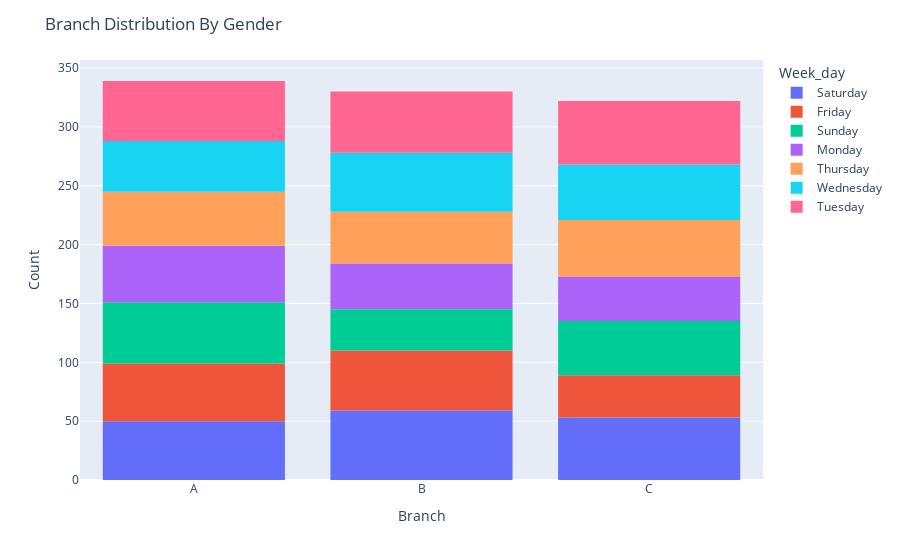

Notebook cell for this chart:
### Code cell
fig = px.histogram(df,x='Branch',color='Week_day')
fig.update_layout(
    title="Branch Distribution By Gender",
    xaxis=dict(title="Branch"),
    yaxis=dict(title="Count")
)
fig.show()

### Figure 1 — Plotly figure (JSON) as saved in the notebook; plotly's stock layout.template omitted (floating-point values rounded to 4 significant figures; data arrays with more than 128 entries replaced by an {"elided": "..."} marker saying what was removed)
{"data": [{"alignmentgroup": "True", "bingroup": "x", "hovertemplate": "Week_day=Saturday<br>Branch=%{x}<br>count=%{y}<extra></extra>", "legendgroup": "Saturday", "marker": {"color": "#636efa", "pattern": {"shape": ""}}, "name": "Saturday", "offsetgroup": "Saturday", "orientation": "v", "showlegend": true, "type": "histogram", "x": {"elided": "162 str values"}, "xaxis": "x", "yaxis": "y"}, {"alignmentgroup": "True", "bingroup": "x", "hovertemplate": "Week_day=Friday<br>Branch=%{x}<br>count=%{y}<extra></extra>", "legendgroup": "Friday", "marker": {"color": "#EF553B", "pattern": {"shape": ""}}, "name": "Friday", "offsetgroup": "Friday", "orientation": "v", "showlegend": true, "type": "histogram", "x": {"elided": "136 str values"}, "xaxis": "x", "yaxis": "y"}, {"alignmentgroup": "True", "bingroup": "x", "hovertemplate": "Week_day=Sunday<br>Branch=%{x}<br>count=%{y}<extra></extra>", "legendgroup": "Sunday", "marker": {"color": "#00cc96", "pattern": {"shape": ""}}, "name": "Sunday", "offsetgroup": "Sunday", "orientation": "v", "showlegend": true, "type": "histogram", "x": {"elided": "133 str values"}, "xaxis": "x", "yaxis": "y"}, {"alignmentgroup": "True", "bingroup": "x", "hovertemplate": "Week_day=Monday<br>Branch=%{x}<br>count=%{y}<extra></extra>", "legendgroup": "Monday", "marker": {"color": "#ab63fa", "pattern": {"shape": ""}}, "name": "Monday", "offsetgroup": "Monday", "orientation": "v", "showlegend": true, "type": "histogram", "x": ["C", "A", "A", "A", "B", "C", "B", "B", "C", "C", "B", "C", "C", "C", "C", "A", "A", "C", "C", "A", "B", "C", "A", "C", "B", "C", "C", "B", "A", "B", "C", "A", "A", "B", "A", "B", "C", "A", "A", "A", "C", "A", "C", "C", "A", "A", "C", "B", "A", "A", "B", "C", "B", "C", "C", "A", "C", "A", "A", "B", "A", "A", "B", "B", "B", "B", "A", "C", "A", "A", "A", "C", "A", "A", "B", "C", "B", "C", "C", "B", "A", "A", "B", "A", "A", "B", "A", "C", "C", "B", "B", "C", "A", "B", "A", "A", "C", "C", "A", "B", "B", "A", "B", "B", "C", "B", "B", "B", "B", "C", "A", "A", "A", "B", "C", "A", "A", "B", "A", "A", "B", "B", "B", "C", "A"], "xaxis": "x", "yaxis": "y"}, {"alignmentgroup": "True", "bingroup": "x", "hovertemplate": "Week_day=Thursday<br>Branch=%{x}<br>count=%{y}<extra></extra>", "legendgroup": "Thursday", "marker": {"color": "#FFA15A", "pattern": {"shape": ""}}, "name": "Thursday", "offsetgroup": "Thursday", "orientation": "v", "showlegend": true, "type": "histogram", "x": {"elided": "138 str values"}, "xaxis": "x", "yaxis": "y"}, {"alignmentgroup": "True", "bingroup": "x", "hovertemplate": "Week_day=Wednesday<br>Branch=%{x}<br>count=%{y}<extra></extra>", "legendgroup": "Wednesday", "marker": {"color": "#19d3f3", "pattern": {"shape": ""}}, "name": "Wednesday", "offsetgroup": "Wednesday", "orientation": "v", "showlegend": true, "type": "histogram", "x": {"elided": "140 str values"}, "xaxis": "x", "yaxis": "y"}, {"alignmentgroup": "True", "bingroup": "x", "hovertemplate": "Week_day=Tuesday<br>Branch=%{x}<br>count=%{y}<extra></extra>", "legendgroup": "Tuesday", "marker": {"color": "#FF6692", "pattern": {"shape": ""}}, "name": "Tuesday", "offsetgroup": "Tuesday", "orientation": "v", "showlegend": true, "type": "histogram", "x": {"elided": "157 str values"}, "xaxis": "x", "yaxis": "y"}], "layout": {"barmode": "relative", "legend": {"title": {"text": "Week_day"}, "tracegroupgap": 0}, "margin": {"t": 60}, "title": {"text": "Branch Distribution By Gender"}, "xaxis": {"anchor": "y", "domain": [0, 1], "title": {"text": "Branch"}}, "yaxis": {"anchor": "x", "domain": [0, 1], "title": {"text": "Count"}}}}
